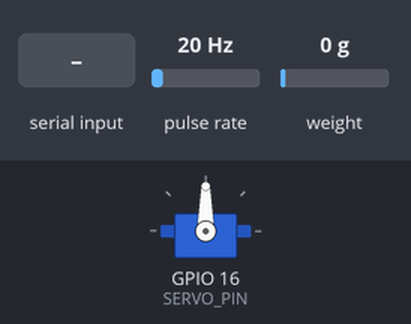
Simulated run of this sketch. Board: ESP32. On the bench: servo. Wiring (inferred from the names in the program): pulse sensor: data GPIO 15. The inputs (shaded band) are chosen by the test bench; at power-on: pulse rate 20 Hz, weight on the scale 0 g. WiFi joins after 1.5 s; servers stay silent unless stated; random numbers use the default seed unless the sketch sets one; no MQTT or app messages arrive unless stated; what the sketch prints to the serial monitor is not drawn.

Above: at 4.2 s.
4.3 s: "30,150\n" received over Serial
At 5.5 s:
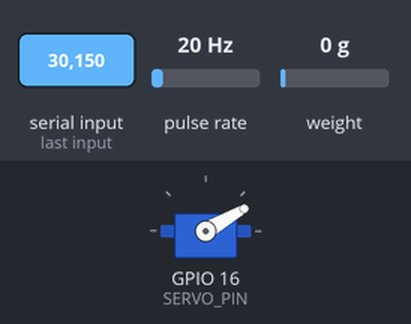
5.8 s: "5\n" received over Serial
At 6.8 s:
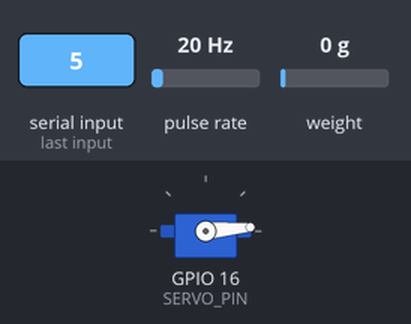
10.1 s: "90,45\n" received over Serial
At 10.5 s:
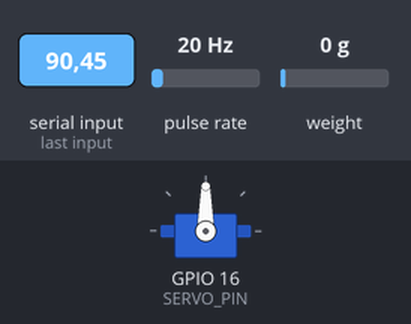
Timing chart, 0 to 13.1 s (numbered marks = the images above; inputs shaded):
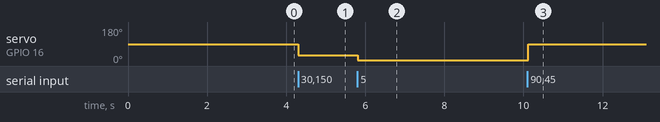

Measured:
- after the input at 4.3 s, servo on GPIO 16 (SERVO_PIN): 90° → 30° at once
- after the input at 5.8 s, servo on GPIO 16 (SERVO_PIN): 30° → 5° at once
- after the input at 10.1 s, servo on GPIO 16 (SERVO_PIN): 5° → 90° at once

The sketch:

filtro_code.ino
```cpp
#include "esp_timer.h"

#include <WiFi.h>
#include <PubSubClient.h>
#include <ESP32Servo.h>

#include <Arduino.h>
#include "HX711.h"

// =========================
// ENTRADAS SENSORES
// =========================
#define DT_PIN 4
#define SCK_PIN 5
#define FLOW_PIN 15   // GPIO D15 - YF-S401
#define SERVO_PIN 16  // GPIO D16 - Servo

// =========================
// DATOS DE WIFI
// =========================
const char* ssid = "realme C67";
const char* password = "jkgh23!;";

// =========================
// DATOS DEL BROKER MQTT
// =========================
const char* mqtt_server = "10.135.51.191";  // actualizar
const int mqtt_port = 1883;
const char* mqtt_topic = "kalman_proj";

// =========================
// SENSOR BALANZA
// =========================
bool loadCellConnected = false;
HX711 scale;
float calibration_factor = 428.473;

// Queue de tamaño 1: siempre contiene el último peso leído.
QueueHandle_t weightQueue;

// =========================
// SERVO
// =========================
Servo miServo;
volatile int anguloActual = 90;

QueueHandle_t servoQueue;

// =========================
// FILTRO DE KALMAN
// =========================
// Estado: x_k = [m_s, m_T]  (masa de azucar, masa total del container)
// Entrada (control, u_k) = caudal medido Q_k (flowRate_Lmin)
// Medicion (observacion, z_k) = masa total medida por la celda de carga (H = [0 1])
float kalman_ms = 0.0;    // estado estimado: masa de azucar
float kalman_mT = 0.0;    // estado estimado: masa total
float kalman_ms_1 = 0.0;  // estado estimado: masa total

// Covarianza del error de estimacion (matriz simetrica 2x2 -> 3 valores)
// P0 = I es razonable si no hay certeza inicial sobre m_s(0), m_T(0).
float kalmanP11 = 1.0;
float kalmanP12 = 0.0;
float kalmanP22 = 1.0;

// Ruido de proceso (matriz Q_proc, simetrica 2x2)
// TODO: definir segun que tan bien confias en el modelo dinamico (F, B, G).
// Valores mas altos = el filtro confia menos en la prediccion y reacciona
// mas rapido a la medicion.
float kalmanQ11 = 0.001;  // pequeño: confías en el modelo de azúcar
float kalmanQ22 = 0.06;   // más grande: no confías en el modelo de m_T
float kalmanQ12 = 0.0;    // empieza en 0, sin covarianza cruzada asumida

// Ruido de medicion (matriz R, simetrica 2x2, diagonal si los sensores
// son independientes entre si)
// R1: varianza del sensor de flujo (z1)
// R2: varianza de la celda de carga (z2)
// TODO: definir a partir de la varianza real de cada sensor
// (ej. tomar N lecturas en reposo/flujo constante y calcular su varianza).
// OJO: dejar esto en 0 puede producir division por cero en det(Sk) si
// la covarianza asociada tambien colapsa a 0.
float kalmanR1 = 0.05;      // desviacion^2 estimada del sensor de flujo
float kalmanR2 = 0.001719;  // desviacion^2 de la celda de carga

// Parametros fisicos del modelo dinamico
// TODO: definir con datos reales del sistema.
float rho = 1.06 * 1000.0;  // densidad del fluido de entrada [kg/L o unidades consistentes con Q]
float x1 = 17.0 / 100.0;    // concentracion masa/masa en la entrada (Ball Valve), 0..1 brix/100 g
//float E = 0.41202947;     // termino de perdida/sesgo en la prediccion de mT (B = [0; -E])
float E = 0.55;             // kg/min tasa de evaporación

// Debe coincidir con el periodo del timer del Kalman (setupKalmanTimer)
const float KALMAN_DT = 0.1;  // 100 ms

// Pequeno valor para evitar division por cero si det(Sk) colapsa a 0
// (puede pasar si algun R = 0 y el filtro ya convergio con P -> 0)
const float KALMAN_EPS = 1e-6;

// Queue de tamaño 1: guarda el resultado final (m_s / m_T) para que
// taskMQTT lo lea y lo publique/imprima.
QueueHandle_t kalmanQueue;

esp_timer_handle_t kalmanTimer;
TaskHandle_t kalmanTaskHandle = NULL;

// =========================
// OBJETOS WIFI Y MQTT
// =========================
WiFiClient espClient;
PubSubClient client(espClient);

// --- Calibración del sensor de flujo ---
// YF-S401: 98 Hz por cada L/min de caudal -> 98*60 = 5880 pulsos/litro
const float PULSOS_POR_LITRO = 1300.0;

// --- Variables compartidas entre ISR y tareas ---
volatile uint32_t pulseCount = 0;    // contador crudo, tocado por la ISR
volatile float flowRate_Lmin = 0.0;  // resultado, lo lee taskKalman y taskMQTT
volatile float totalVolume_L = 0.0;  // acumulado total

esp_timer_handle_t flowCalcTimer;

// Spinlock para proteger pulseCount entre la ISR (puede correr en un core)
// y flowCalcCallback (corre en la tarea interna de esp_timer, en el otro
// core). portDISABLE_INTERRUPTS() por si solo NO alcanza porque solo
// afecta al core local; portENTER_CRITICAL / _ISR con este mux sincroniza
// ambos cores correctamente.
static portMUX_TYPE flowMux = portMUX_INITIALIZER_UNLOCKED;

// --- ISR: lo más corta posible ---
void IRAM_ATTR flowPulseISR() {
  portENTER_CRITICAL_ISR(&flowMux);
  pulseCount++;
  portEXIT_CRITICAL_ISR(&flowMux);
}

// --- Callback del timer, se ejecuta cada 1000 ms ---
void flowCalcCallback(void* arg) {
  uint32_t pulses;

  // Sección crítica real (cross-core) usando el mismo spinlock que la ISR
  portENTER_CRITICAL(&flowMux);
  pulses = pulseCount;
  pulseCount = 0;
  portEXIT_CRITICAL(&flowMux);

  // Pulsos en 1 segundo -> litros/segundo -> litros/minuto
  float litrosEsteSegundo = pulses / PULSOS_POR_LITRO;
  flowRate_Lmin = litrosEsteSegundo * 60.0;
  totalVolume_L += litrosEsteSegundo;

  // --- DIAGNOSTICO TEMPORAL: quitar una vez resuelto el problema de los ceros ---
  // Serial.print("[flow debug] pulsos_crudos=");
  // Serial.print(pulses);
  Serial.print("  flowRate_Lmin=");
  Serial.println(flowRate_Lmin, 3);
}

void setupFlowSensor() {
  pinMode(FLOW_PIN, INPUT_PULLUP);
  attachInterrupt(digitalPinToInterrupt(FLOW_PIN), flowPulseISR, FALLING);

  const esp_timer_create_args_t timerArgs = {
    .callback = &flowCalcCallback,
    .arg = nullptr,
    .dispatch_method = ESP_TIMER_TASK,
    .name = "flow_calc_timer"
  };

  esp_timer_create(&timerArgs, &flowCalcTimer);
  esp_timer_start_periodic(flowCalcTimer, 1000000);  // 1,000,000 us = 1 s
}

float pwm_Q(int pwm) {  // lo devuelve en L/min
  if (pwm != 90) {
    if (pwm < 80) {
      return 0.738;
    } else {
      return -0.0149 * pwm * pwm + 2.4109 * pwm - 96.422;
    }
  } else {
    return 0;
  }
}

// --- Callback del timer del Kalman: SOLO notifica, no calcula nada aca ---
void kalmanTimerCallback(void* arg) {
  if (kalmanTaskHandle != NULL) {
    xTaskNotifyGive(kalmanTaskHandle);
  }
}

void setupKalmanTimer() {
  const esp_timer_create_args_t timerArgs = {
    .callback = &kalmanTimerCallback,
    .arg = nullptr,
    .dispatch_method = ESP_TIMER_TASK,
    .name = "kalman_timer"
  };

  esp_timer_create(&timerArgs, &kalmanTimer);
  esp_timer_start_periodic(kalmanTimer, 100000);  // 100 ms == KALMAN_DT
}

// =========================
// TAREA: FILTRO DE KALMAN
// =========================
// --- Agregar arriba, junto a las demás declaraciones globales ---
// float kalmanR1 = ...;             // varianza ruido sensor de flujo (z1)
// float kalmanR2 = ...;             // varianza ruido celda de carga (z2)
// extern QueueHandle_t flowSensorQueue;  // cola del sensor de flujo (ajustar nombre si difiere)

void taskKalman(void* param) {
  for (;;) {
    // Se queda bloqueada (sin gastar CPU) hasta que el timer la notifique
    ulTaskNotifyTake(pdTRUE, portMAX_DELAY);

    // -----------------------------------------------------
    // Entrada de control (u_k): PWM -> flujo
    // -----------------------------------------------------
    int pwm = anguloActual;
    float uk = pwm_Q(pwm) * (1.0 / 60.0);  // verificar que quede en L/s

    // -----------------------------------------------------
    // Mediciones (z_k): sensor de flujo (z1) y celda de carga (z2)
    // -----------------------------------------------------
    // float z1 = flowRate_Lmin*(1.0/60.0); // se pasa a L/seg
    float z1 = rho * x1 * totalVolume_L;  // g masa de azucar acumulada, segun el volumen acumulado por el sensor de flujo
    float z2 = 0.0;
    bool hayMasa = (xQueuePeek(weightQueue, &z2, 0) == pdTRUE);

    if (!hayMasa) {
      continue;  // todavia no hay lectura de ambos sensores
    }

    // ---------------------------------------------------------
    // 1) PREDICCION
    //    F = I  =>  suma directa de estados
    //    G = [rho*x1*dt ; rho*dt]   B = [0 ; -E]
    // ---------------------------------------------------------
    float ms_pred = kalman_ms + rho * x1 * KALMAN_DT * uk;
    float mT_pred = kalman_mT + rho * KALMAN_DT * uk - E * KALMAN_DT * (1000.0 / 60.0); // E en gramos

    float P11_pred = kalmanP11 + kalmanQ11;
    float P12_pred = kalmanP12 + kalmanQ12;
    float P22_pred = kalmanP22 + kalmanQ22;

    // ---------------------------------------------------------
    // 2) INNOVACION
    //    H = [1, 0 ; 0, 1/(rho*x1)] pero como Z2 ya es masa despues de medir
    // ---------------------------------------------------------

    float y1 = z1 - ms_pred;
    float y2 = z2 - mT_pred;

    // S = H * P_pred * H^T + R  (2x2, R diagonal)
    float S11 = P11_pred + kalmanR1;
    float S12 = P12_pred;
    float S21 = S12;
    float S22 = P22_pred + kalmanR2;

    float det = S11 * S22 - S12 * S21;
    if (fabs(det) < KALMAN_EPS) det = (det >= 0 ? KALMAN_EPS : -KALMAN_EPS);
    float invDet = 1.0 / det;

    float Si11 = S22 * invDet;
    float Si12 = -S12 * invDet;
    float Si21 = -S21 * invDet;
    float Si22 = S11 * invDet;

    // M = P_pred * H^T
    float M11 = P11_pred;
    float M12 = P12_pred;
    float M21 = P12_pred;
    float M22 = P22_pred;

    // K = M * S^-1
    float K11 = M11 * Si11 + M12 * Si21;
    float K12 = M11 * Si12 + M12 * Si22;
    float K21 = M21 * Si11 + M22 * Si21;
    float K22 = M21 * Si12 + M22 * Si22;

    // ---------------------------------------------------------
    // 3) CORRECCION
    // ---------------------------------------------------------
    kalman_ms = ms_pred + K11 * y1 + K12 * y2;
    kalman_mT = mT_pred + K21 * y1 + K22 * y2;

    // P_upd = (I - K*H) * P_pred
    float KH11 = K11;
    float KH12 = K12;
    float KH21 = K21;
    float KH22 = K22;

    kalmanP11 = (1 - KH11) * P11_pred - KH12 * P12_pred;
    kalmanP12 = (1 - KH11) * P12_pred - KH12 * P22_pred;
    kalmanP22 = -KH21 * P12_pred + (1 - KH22) * P22_pred;

    // ---------------------------------------------------------
    // 4) SALIDA: fraccion masica de azucar (Brix = x*100%)
    // ---------------------------------------------------------
    float resultadoFinal = 0.0;
    //Serial.print("ms: ");
    //Serial.print(kalman_ms);
    //Serial.print(",  mT:");
    //Serial.println(kalman_mT);
    if (kalman_mT > 0.0001) {
      resultadoFinal = (kalman_ms / kalman_mT) * 100.0;
    }
    xQueueOverwrite(kalmanQueue, &resultadoFinal);
  }
}

// =========================
// TAREA: CELDA DE CARGA
// =========================
void taskLoadCell(void* param) {
  for (;;) {
    if (loadCellConnected && scale.is_ready()) {
      float reading1 = scale.get_units(5);
      vTaskDelay(pdMS_TO_TICKS(50));
      float reading2 = scale.get_units(5);

      if (fabs(reading1 - reading2) < 1000.0) {
        xQueueOverwrite(weightQueue, &reading2);
        Serial.print("Weight: ");
        Serial.print(reading2, 2);
        Serial.println(" g");
      }
    }
    vTaskDelay(pdMS_TO_TICKS(50));
  }
}

// =========================
// TAREA: SERVO
// =========================
void taskServo(void* param) {
  int angulo;
  for (;;) {
    if (xQueueReceive(servoQueue, &angulo, portMAX_DELAY)) {
      if (angulo >= 0 && angulo <= 90) {
        miServo.write(angulo);
        anguloActual = angulo;
      }
    }
  }
}

// =========================
// TAREA: LECTURA DE SERIAL PARA EL SERVO
// =========================
void taskSerialInput(void* param) {
  for (;;) {
    if (Serial.available() > 0) {
      int angulo = Serial.parseInt();
      while (Serial.available() > 0) Serial.read();

      if (angulo >= 0 && angulo <= 90) {
        xQueueSend(servoQueue, &angulo, portMAX_DELAY);
      } else {
        Serial.println("Angulo fuera de rango (0-90).");
      }
    }
    vTaskDelay(pdMS_TO_TICKS(50));
  }
}

// =========================
// FUNCION: CONECTAR WIFI
// =========================
void setup_wifi() {
  delay(100);
  Serial.println();
  Serial.print("Conectando a WiFi: ");
  Serial.println(ssid);

  WiFi.begin(ssid, password);
  while (WiFi.status() != WL_CONNECTED) {
    delay(500);
    Serial.print(".");
  }

  Serial.println();
  Serial.println("WiFi conectado");
  Serial.print("IP de la ESP32: ");
  Serial.println(WiFi.localIP());
}

// =========================
// FUNCION: RECONECTAR MQTT
// =========================
void reconnect() {
  while (!client.connected()) {
    Serial.print("Conectando al broker MQTT... ");

    String clientId = "ESP32Client-";
    clientId += String(random(1000, 9999));

    if (client.connect(clientId.c_str())) {
      Serial.println("conectado");
    } else {
      Serial.print("fallo, rc=");
      Serial.print(client.state());
      Serial.println(" intentando nuevamente en 2 segundos");
      vTaskDelay(pdMS_TO_TICKS(2000));
    }
  }
}

// =========================
// TAREA NUCLEO 0: WIFI + MQTT + PUBLICACION
// (antes vivia en loop(), que por defecto corre en el nucleo 1;
//  se movio aca para no competir con las tareas de sensores)
// =========================
void taskMQTT(void* param) {
  setup_wifi();
  client.setServer(mqtt_server, mqtt_port);
  Serial.println("Inicio de adquisicion continua por MQTT");

  for (;;) {
    if (!client.connected()) {
      reconnect();
    }
    client.loop();

    char mensajePeso[12];
    float pesoActual = 0.0;
    if (loadCellConnected && xQueuePeek(weightQueue, &pesoActual, 0) == pdTRUE) {
      dtostrf(pesoActual, 5, 2, mensajePeso);
    } else {
      strcpy(mensajePeso, "NA");
    }

    char mensajeFlow[12];
    dtostrf(flowRate_Lmin, 8, 3, mensajeFlow);

    char mensajeVolumen[12];
    dtostrf(totalVolume_L, 8, 3, mensajeVolumen);

    char mensajeKalman[12];
    float kalmanResultado = 0.0;
    if (xQueuePeek(kalmanQueue, &kalmanResultado, 0) == pdTRUE) {
      dtostrf(kalmanResultado, 8, 3, mensajeKalman);
    } else {
      strcpy(mensajeKalman, "NA");
    }

    char mensaje[128];
    snprintf(mensaje, sizeof(mensaje),
             "angle: %d °brix: %s",
             anguloActual, mensajeKalman);

    Serial.println(mensaje);
    client.publish(mqtt_topic, mensaje);

    vTaskDelay(pdMS_TO_TICKS(1000));
  }
}

void setup() {
  Serial.begin(115200);
  delay(2000);

  Serial.println("Escribe un angulo entre 0 y 90 (Enter) para mover el servo:");

  // Servo
  miServo.setPeriodHertz(50);
  miServo.attach(SERVO_PIN, 500, 2400);
  miServo.write(anguloActual);

  // Celda de carga
  scale.begin(DT_PIN, SCK_PIN);
  Serial.println("Checking load cell...");
  if (scale.wait_ready_timeout(200)) {
    loadCellConnected = true;
    scale.set_scale(calibration_factor);
    Serial.println("Taring...");
    scale.tare();
    Serial.println("Tare complete.");
  } else {
    Serial.println("Load cell NOT detected. Reinicia la ESP32 despues de conectarla.");
  }

  // Queues
  servoQueue = xQueueCreate(5, sizeof(int));
  weightQueue = xQueueCreate(1, sizeof(float));
  kalmanQueue = xQueueCreate(1, sizeof(float));

  // Sensor de flujo (ISR + esp_timer)
  setupFlowSensor();

  // Tareas del nucleo 1: sensores y actuador
  xTaskCreatePinnedToCore(taskLoadCell, "loadcell", 4096, NULL, 1, NULL, 1);
  xTaskCreatePinnedToCore(taskServo, "servo", 2048, NULL, 1, NULL, 1);
  xTaskCreatePinnedToCore(taskSerialInput, "serialInput", 2048, NULL, 1, NULL, 1);
  xTaskCreatePinnedToCore(taskKalman, "kalman", 4096, NULL, 2, &kalmanTaskHandle, 1);
  setupKalmanTimer();

  // Tarea del nucleo 0: WiFi + MQTT
  xTaskCreatePinnedToCore(taskMQTT, "mqtt_task", 6144, NULL, 1, NULL, 0);
}

// loop() queda vacio: todo el trabajo vive en las tareas de FreeRTOS.
void loop() {
  vTaskDelete(NULL);
}
```
